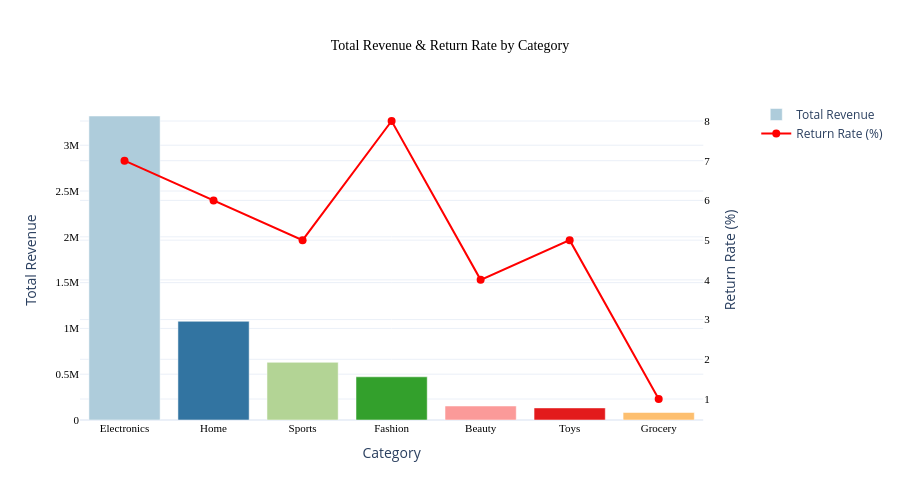
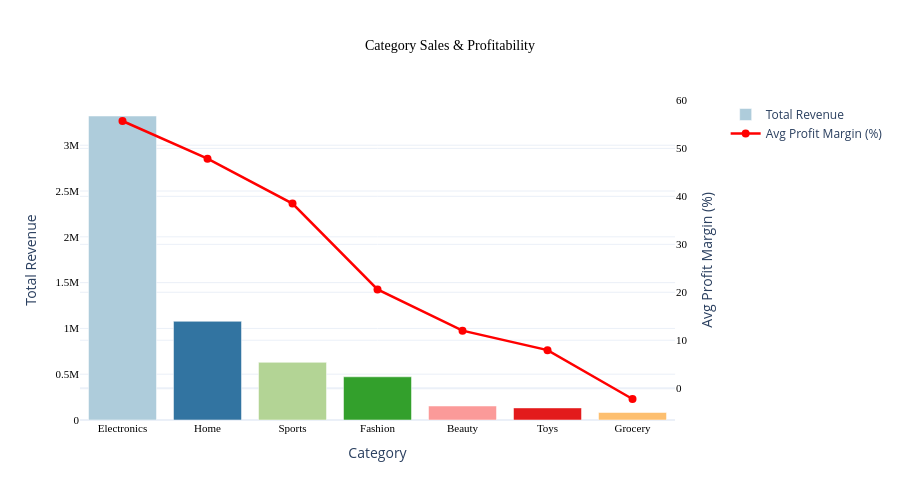
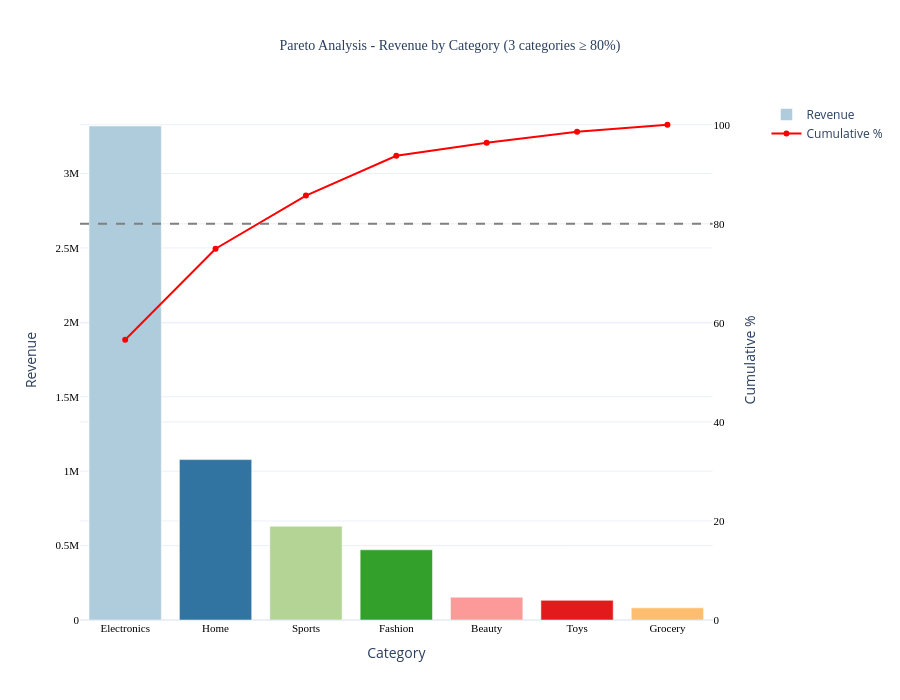

Notebook code for these charts, in order:
### Markdown cell above
## 4. Category Portfolio Analysis

Revenue and return rates evaluated across all 7 categories. **Pareto structure confirmed: 3 of 7 categories account for 85.7% of revenue.**

| Category | Revenue | AOV | Orders | Return Rate | Share |
|---|---|---|---|---|---|
| Electronics | $3,319,207 | $537.09 | 6,180 | 7.30% | 56.6% |
| Home | $1,077,682 | $196.41 | 5,487 | 5.65% | 18.4% |
| Sports | $629,826 | $151.00 | 4,171 | 4.94% | 10.7% |
| Fashion | $471,546 | $75.40 | 6,254 | 8.28% | 8.0% |
| Beauty | $153,019 | $37.29 | 4,103 | 3.78% | 2.6% |
| Toys | $132,014 | $31.08 | 4,247 | 4.94% | 2.3% |
| Grocery | $82,001 | $20.21 | 4,058 | 1.31% | 1.4% |

**Statistical result: category is the strongest revenue driver in the dataset.**
Kruskal-Wallis H = 18,977.30, p < 0.001, **ε² = 0.550 (large effect)**. Differences are real, large, and not a sample size artifact.

**On return rates by category:** Fashion's 8.28% and Grocery's 1.31% are statistically significant (χ² = 296.80, Cramér's V = 0.093), but the effect size is negligible. Category does not meaningfully predict returns at the transaction level — category-specific return interventions are not warranted from this data alone.

### Code cell
from n2d_category_analysis import create_category_analysis

# Run category analysis
category_results = create_category_analysis(df, save_figures=True)

# Display figures
category_results['figures']['revenue_returns'].show()
category_results['figures']['profitability'].show()
category_results['figures']['pareto'].show()

### Figure 1 — Plotly figure (JSON) as saved in the notebook; plotly's stock layout.template omitted (floating-point values rounded to 4 significant figures)
{"data": [{"marker": {"color": ["#AECCDB", "#3274A1", "#B3D495", "#33a02c", "#fb9a99", "#e31a1c", "#fdbf6f"]}, "name": "Total Revenue", "type": "bar", "x": ["Electronics", "Home", "Sports", "Fashion", "Beauty", "Toys", "Grocery"], "xaxis": "x", "y": [3319000.0, 1078000.0, 629800.0, 471500.0, 153000.0, 132000.0, 82000.0], "yaxis": "y"}, {"line": {"color": "red", "width": 2}, "marker": {"size": 8}, "mode": "lines+markers", "name": "Return Rate (%)", "type": "scatter", "x": ["Electronics", "Home", "Sports", "Fashion", "Beauty", "Toys", "Grocery"], "xaxis": "x", "y": [7.0, 6.0, 5.0, 8.0, 4.0, 5.0, 1.0], "yaxis": "y2"}], "layout": {"height": 500, "hovermode": "x unified", "title": {"font": {"color": "black", "family": "Arial Black", "size": 14}, "text": "Total Revenue & Return Rate by Category", "x": 0.5}, "xaxis": {"anchor": "y", "domain": [0, 0.94], "tickfont": {"color": "black", "family": "Arial Black", "size": 11}, "title": {"text": "Category"}}, "yaxis": {"anchor": "x", "domain": [0, 1], "tickfont": {"color": "black", "family": "Arial Black", "size": 11}, "title": {"text": "Total Revenue"}}, "yaxis2": {"anchor": "x", "overlaying": "y", "side": "right", "tickfont": {"color": "black", "family": "Arial Black", "size": 11}, "title": {"text": "Return Rate (%)"}}}}

### Figure 2 — Plotly figure (JSON) as saved in the notebook; plotly's stock layout.template omitted (floating-point values rounded to 4 significant figures)
{"data": [{"marker": {"color": ["#AECCDB", "#3274A1", "#B3D495", "#33a02c", "#fb9a99", "#e31a1c", "#fdbf6f"]}, "name": "Total Revenue", "type": "bar", "x": ["Electronics", "Home", "Sports", "Fashion", "Beauty", "Toys", "Grocery"], "xaxis": "x", "y": [3319000.0, 1078000.0, 629800.0, 471500.0, 153000.0, 132000.0, 82000.0], "yaxis": "y"}, {"line": {"color": "red", "width": 2.5}, "marker": {"size": 8}, "mode": "lines+markers", "name": "Avg Profit Margin (%)", "type": "scatter", "x": ["Electronics", "Home", "Sports", "Fashion", "Beauty", "Toys", "Grocery"], "xaxis": "x", "y": [55.72, 47.86, 38.49, 20.6, 11.99, 7.93, -2.26], "yaxis": "y2"}], "layout": {"height": 500, "hovermode": "x unified", "title": {"font": {"color": "black", "family": "Arial Black", "size": 14}, "text": "Category Sales & Profitability", "x": 0.5}, "xaxis": {"anchor": "y", "domain": [0, 0.94], "tickfont": {"color": "black", "family": "Arial Black", "size": 11}, "title": {"text": "Category"}}, "yaxis": {"anchor": "x", "domain": [0, 1], "tickfont": {"color": "black", "family": "Arial Black", "size": 11}, "title": {"text": "Total Revenue"}}, "yaxis2": {"anchor": "x", "overlaying": "y", "side": "right", "tickfont": {"color": "black", "family": "Arial Black", "size": 11}, "title": {"text": "Avg Profit Margin (%)"}}}}

### Figure 3 — Plotly figure (JSON) as saved in the notebook; plotly's stock layout.template omitted (floating-point values rounded to 4 significant figures)
{"data": [{"marker": {"color": ["#AECCDB", "#3274A1", "#B3D495", "#33a02c", "#fb9a99", "#e31a1c", "#fdbf6f"]}, "name": "Revenue", "type": "bar", "x": ["Electronics", "Home", "Sports", "Fashion", "Beauty", "Toys", "Grocery"], "xaxis": "x", "y": [3319000.0, 1078000.0, 629800.0, 471500.0, 153000.0, 132000.0, 82000.0], "yaxis": "y"}, {"line": {"color": "red", "dash": "solid", "width": 2}, "marker": {"color": "red", "size": 6}, "mode": "lines+markers", "name": "Cumulative %", "type": "scatter", "x": ["Electronics", "Home", "Sports", "Fashion", "Beauty", "Toys", "Grocery"], "xaxis": "x", "y": [56.59, 74.96, 85.7, 93.74, 96.35, 98.6, 100.0], "yaxis": "y2"}], "layout": {"height": 700, "hovermode": "x unified", "shapes": [{"line": {"color": "gray", "dash": "dash"}, "type": "line", "x0": 0, "x1": 1, "xref": "x domain", "y0": 80, "y1": 80, "yref": "y2"}], "title": {"font": {"family": "Arial Black", "size": 14}, "text": "Pareto Analysis - Revenue by Category (3 categories ≥ 80%)", "x": 0.5}, "xaxis": {"anchor": "y", "domain": [0, 0.94], "tickfont": {"color": "black", "family": "Arial Black", "size": 11}, "title": {"text": "Category"}}, "yaxis": {"anchor": "x", "domain": [0, 1], "tickfont": {"color": "black", "family": "Arial Black", "size": 11}, "title": {"text": "Revenue"}}, "yaxis2": {"anchor": "x", "overlaying": "y", "range": [0, 105], "side": "right", "tickfont": {"color": "black", "family": "Arial Black", "size": 11}, "title": {"text": "Cumulative %"}}}}
